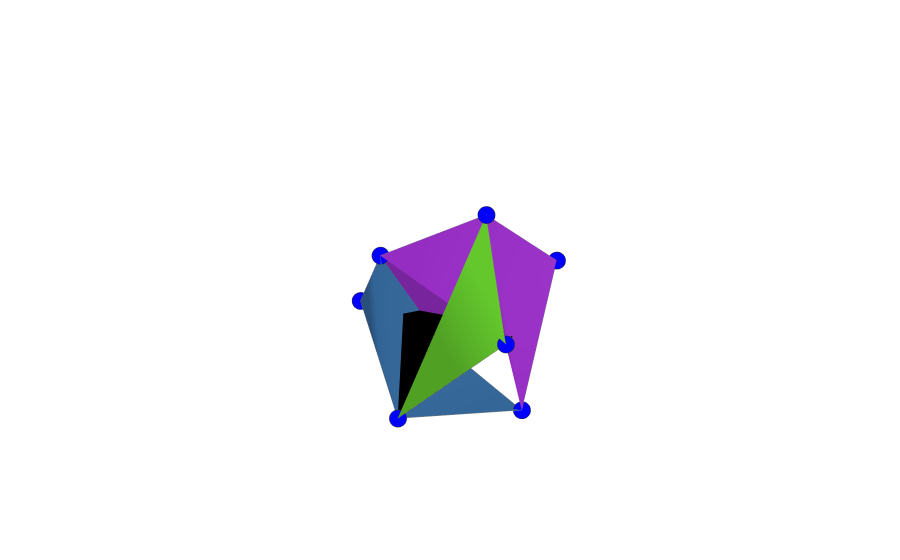

Notebook cell for this chart:
### Code cell
pos = nx.spring_layout(ng, dim=3, pos=pos)
# nx.draw(ng, pos, with_labels=True, font_weight='bold')
plot(pos, vertices, m, fitting)
